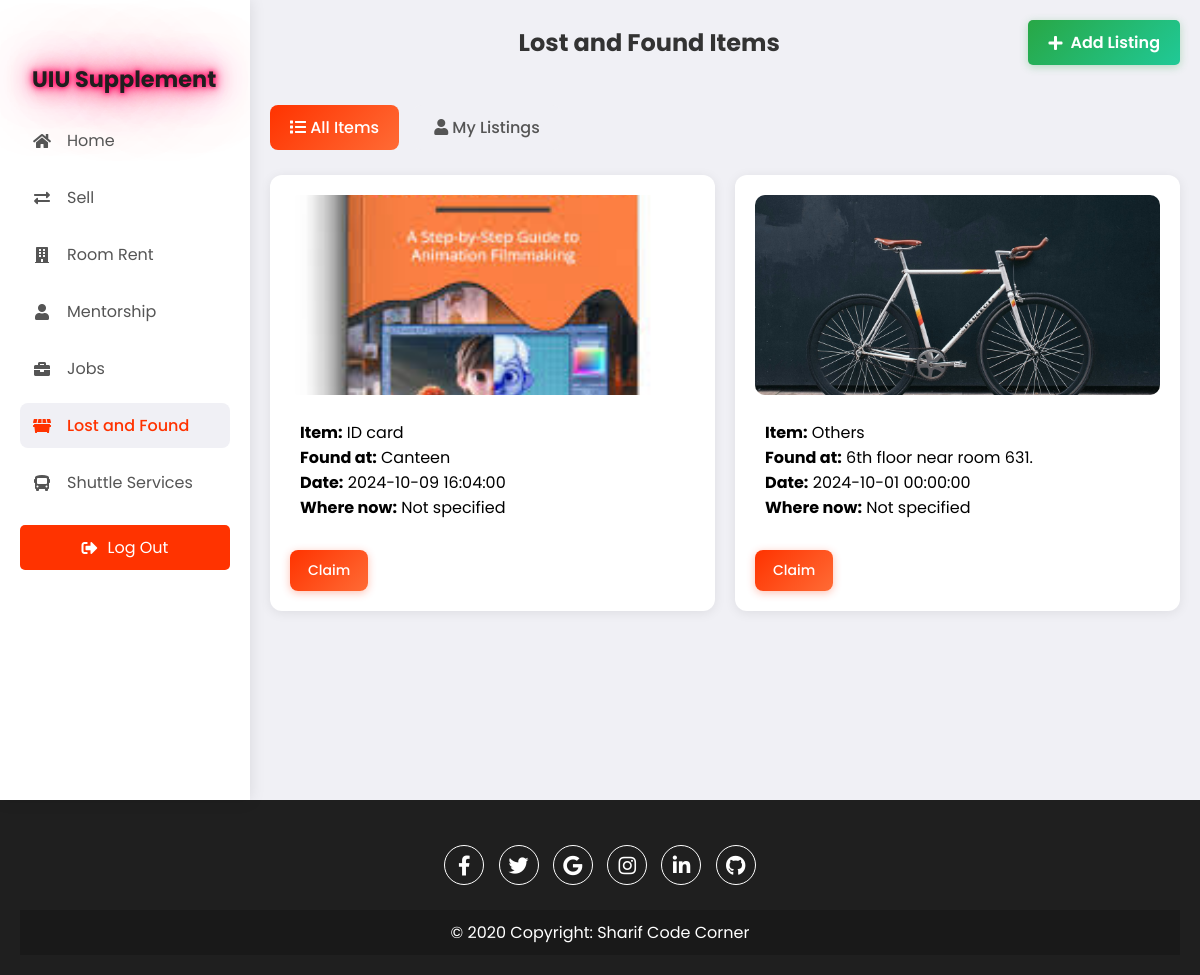
Page /lostandfound.php (signed in) on the committed database.
### tables this page shows
CREATE TABLE `lost_and_found` (
  `id` int(11) NOT NULL,
  `user_id` int(11) DEFAULT NULL,
  `email` varchar(100) DEFAULT NULL,
  `category` varchar(50) DEFAULT NULL,
  `image_path` varchar(255) DEFAULT NULL,
  `foundPlace` varchar(255) DEFAULT NULL,
  `date_time` datetime DEFAULT NULL,
  `contact_info` varchar(255) DEFAULT NULL,
  `where_now` varchar(255) DEFAULT NULL,
  `claim_status` tinyint(4) DEFAULT 0
);

### lostandfound.php (the view, shortened to what this page needs)
<?php
$servername = "localhost";
$username = "root";
$password = "";
$dbname = "uiusupplements";
$conn = new mysqli($servername, $username, $password, $dbname);
$user_id = $_SESSION['user_id'];
$showMyItems = isset($_GET['my']) && $_GET['my'] == '1';
if ($showMyItems) {
    $stmt = $conn->prepare("SELECT * FROM lost_and_found WHERE user_id = ? ORDER BY id DESC");
    $stmt->bind_param("i", $user_id);
    $stmt->execute();
    $items = $stmt->get_result();
} else {
    $items = $conn->query("SELECT * FROM lost_and_found ORDER BY id DESC");
}
?>
<!DOCTYPE html>
<html lang="en">
<head>
    <link rel="stylesheet" href="https://cdnjs.cloudflare.com/ajax/libs/font-awesome/5.15.4/css/all.min.css" />
    <link rel="stylesheet" href="assets/css/index.css" />
</head>
<body>
    <div class="container">
        <nav>
            <ul>
                <li><a href="uiusupplementhomepage.php" class="logo">
                        <h1 class="styled-title">UIU Supplement</h1>
                    </a></li>
                <li><a href="uiusupplementhomepage.php">
                        <i class="fas fa-home"></i>
                        <span class="nav-item">Home</span>
                    </a></li>
                <li><a href="SellAndExchange.php">
                        <i class="fas fa-exchange-alt"></i>
                        <span class="nav-item">Sell</span>
                    </a></li>
                <li><a href="availablerooms.php">
                        <i class="fas fa-building"></i>
                        <span class="nav-item">Room Rent</span>
                    </a></li>
                <li><a href="browsementors.php">
                        <i class="fas fa-user"></i>
                        <span class="nav-item">Mentorship</span>
                    </a></li>
                <li><a href="parttimejob.php">
                        <i class="fas fa-briefcase"></i>
                        <span class="nav-item">Jobs</span>
                    </a></li>
                <li><a href="lostandfound.php" class="active">
                        <i class="fas fa-dumpster"></i>
                        <span class="nav-item">Lost and Found</span>
                    </a></li>
                <li><a href="shuttle_tracking_system.php">
                        <i class="fas fa-bus"></i>
                        <span class="nav-item">Shuttle Services</span>
                    </a></li>
            </ul>
            <a href="uiusupplementlogin.html" class="logout-btn">
                <i class="fas fa-sign-out-alt"></i> Log Out
            </a>
        </nav>
        <section class="main">
            <div class="main-top">
                <h1 class="center-title"><?php echo $showMyItems ? 'My Lost Item Listings' : 'Lost and Found Items'; ?></h1>
                <a href="#" onclick="openModal(); return false;">
                    <button class="add-listing-btn"><i class="fa fa-plus"></i> Add Listing</button></a>
            </div>
            <div style="display: flex; gap: 15px; margin-bottom: 25px;">
                <a href="lostandfound.php"
                   style="padding: 10px 20px; border-radius: 8px; text-decoration: none; font-weight: 500; <?php echo !$showMyItems ? 'background: linear-gradient(135deg, #FF3300 0%, #FF6B35 100%); color: white;' : 'background: #f0f0f5; color: #555;'; ?>">
                    <i class="fas fa-list"></i> All Items
                </a>
                <a href="lostandfound.php?my=1"
                   style="padding: 10px 20px; border-radius: 8px; text-decoration: none; font-weight: 500; <?php echo $showMyItems ? 'background: linear-gradient(135deg, #FF3300 0%, #FF6B35 100%); color: white;' : 'background: #f0f0f5; color: #555;'; ?>">
                    <i class="fas fa-user"></i> My Listings
                </a>
            </div>
            <div class="main-items">
                <?php
                if ($items->num_rows > 0) {
                    while ($row = $items->fetch_assoc()) {
                        $isOwner = ($row['user_id'] == $user_id);
                        echo '<div class="card">';
                        echo '<img class="item-image" src="' . htmlspecialchars($row["image_path"] ?? 'https://via.placeholder.com/150') . '" alt="Lost item">';
                        echo '<div class="item-details">';
                        echo '<p><strong>Item:</strong> ' . htmlspecialchars($row["category"] ?? 'N/A') . '</p>';
                        echo '<p><strong>Found at:</strong> ' . htmlspecialchars($row["foundPlace"] ?? 'N/A') . '</p>';
                        echo '<p><strong>Date:</strong> ' . htmlspecialchars($row["date_time"] ?? 'N/A') . '</p>';
                        echo '<p><strong>Where now:</strong> ' . htmlspecialchars($row["where_now"] ?? 'Not specified') . '</p>';
                        echo '</div>';
                        echo '<div style="display: flex; gap: 10px; margin-top: 10px;">';
                        if (!$isOwner) {
                            echo '<button class="card-btn" onclick="openClaimModal(' . $row['id'] . ')">Claim</button>';
                        } else {
                            echo '<a href="lostandfound.php?my=1&delete=' . $row['id'] . '" class="card-btn" style="background: #dc3545; text-decoration: none;" onclick="return confirm(\'Delete this listing?\')"><i class="fas fa-trash"></i> Delete</a>';
                        }
                        echo '</div>';
                        echo '</div>';
                    }
                }
                ?>
            </div>
        </section>
    </div>
</body>
<footer class="footer">
    <div class="social-icons">
        <a href="https://www.facebook.com/sharif.me2018"><i class="fab fa-facebook-f"></i></a>
        <a href="#"><i class="fab fa-twitter"></i></a>
        <a href="#"><i class="fab fa-google"></i></a>
        <a href="https://www.instagram.com/shariful_islam10"><i class="fab fa-instagram"></i></a>
        <a href="#"><i class="fab fa-linkedin-in"></i></a>
        <a href="https://www.github.com/sharif2023"><i class="fab fa-github"></i></a>
    </div>
    <div class="copyright">
        &copy; 2020 Copyright: <a href="https://www.youtube.com/@SHARIFsCODECORNER">Sharif Code Corner</a>
    </div>
</footer>
</html>

### assets/css/index.css (style rules this page uses)
* { margin: 0; padding: 0; box-sizing: border-box; font-family: "Poppins", sans-serif; }
body { margin: 0; font-family: Arial, sans-serif; display: flex; flex-direction: column; min-height: 100vh; background-color: #f0f0f5; }
.container { display: flex; min-height: 100vh; position: relative; }
nav { width: 100%; max-width: 250px; background-color: #fff; padding: 20px; height: 100vh; max-height: 100vh; overflow-y: auto; box-shadow: 0 0 15px rgba(0, 0, 0, 0.1); position: fixed; top: 0; left: 0; transition: top 0.3s ease-in-out; z-index: 1000; }
.styled-title { font-size: 1.4rem; color: #1F1F1F; font-weight: 700; text-shadow: 0 0 5px #ff005e, 0 0 10px #ff005e, 0 0 20px #ff005e, 0 0 40px #ff005e, 0 0 80px #ff005e; animation: glow 1.5s infinite alternate; }
nav ul { list-style-type: none; padding-top: 20px; padding-left: 0; margin: 0; }
nav ul li { margin: 12px 0; }
nav ul li a { color: #555; font-size: 16px; display: flex; align-items: center; padding: 10px 12px; text-decoration: none; border-radius: 8px; transition: all 0.2s ease; }
nav ul li a i { width: 20px; text-align: center; font-size: 16px; }
nav ul li a.active { background-color: #f0f0f5; color: #FF3300; font-weight: 500; }
nav ul li a .nav-item { margin-left: 15px; }
.logout-btn { background-color: #FF3300; color: white; padding: 10px 20px; text-align: center; border-radius: 5px; display: flex; justify-content: center; align-items: center; font-size: 16px; margin-top: 20px; cursor: pointer; text-decoration: none; }
.logout-btn i { margin-right: 10px; }
.main { flex: 1; margin-left: 250px; padding: 40px; }
.main-top { display: flex; justify-content: space-between; align-items: center; margin-bottom: 20px; }
.center-title { font-size: 24px; font-weight: bold; flex: 1; text-align: center; color: #333; }
.card-btn { background: linear-gradient(135deg, #FF3300 0%, #FF6B35 100%); color: white; padding: 10px 18px; border: none; border-radius: 8px; cursor: pointer; margin-top: 10px; font-weight: 500; font-size: 14px; transition: all 0.3s ease; box-shadow: 0 2px 8px rgba(255, 51, 0, 0.3); }
.add-product-btn, .add-listing-btn, .add-mentor-btn { background: linear-gradient(135deg, #28a745 0%, #20c997 100%); color: white; padding: 12px 24px; border: none; border-radius: 8px; cursor: pointer; font-weight: 600; font-size: 15px; text-decoration: none; display: inline-flex; align-items: center; gap: 8px; transition: all 0.3s ease; box-shadow: 0 2px 8px rgba(40, 167, 69, 0.3); }
.card { display: flex; flex-direction: column; border: none; border-radius: 12px; padding: 20px; background-color: #fff; box-shadow: 0 2px 12px rgba(0, 0, 0, 0.08); transition: all 0.3s ease; }
.footer { background-color: #1F1F1F; color: white; text-align: center; padding: 20px; width: 100%; position: relative; }
.social-icons { margin: 20px 0; }
.social-icons a { display: inline-block; width: 40px; height: 40px; line-height: 40px; margin: 5px; background-color: transparent; color: white; border: 1px solid white; border-radius: 50%; text-align: center; text-decoration: none; font-size: 20px; }
.copyright { background-color: rgba(0, 0, 0, 0.2); padding: 10px; margin-top: 10px; }
.copyright a { color: white; text-decoration: none; }
@media (max-width: 1200px) { .main { padding: 20px; } }

### lostandfound.php (style rules this page uses)
.main-top { margin-bottom: 40px; }
.add-listing-btn { background-color: #28a745; color: white; padding: 10px 20px; border: none; border-radius: 5px; cursor: pointer; font-size: 16px; }
.main-items { display: grid; grid-template-columns: repeat(auto-fill, minmax(300px, 1fr)); grid-gap: 20px; margin-top: 20px; }
.item-image { width: 100%; height: 200px; object-fit: cover; border-radius: 10px; margin-bottom: 15px; }
.item-details { padding: 10px; font-size: 16px; }

### rows in the picture
lost_and_found: image_path (picture), category "ID card", foundPlace "Canteen", date_time "2024-10-09 16:04:00", where_now "Not specified"
lost_and_found: image_path (picture), category "Others", foundPlace "6th floor near room 631.", date_time "2024-10-01 00:00:00", where_now "Not specified"
